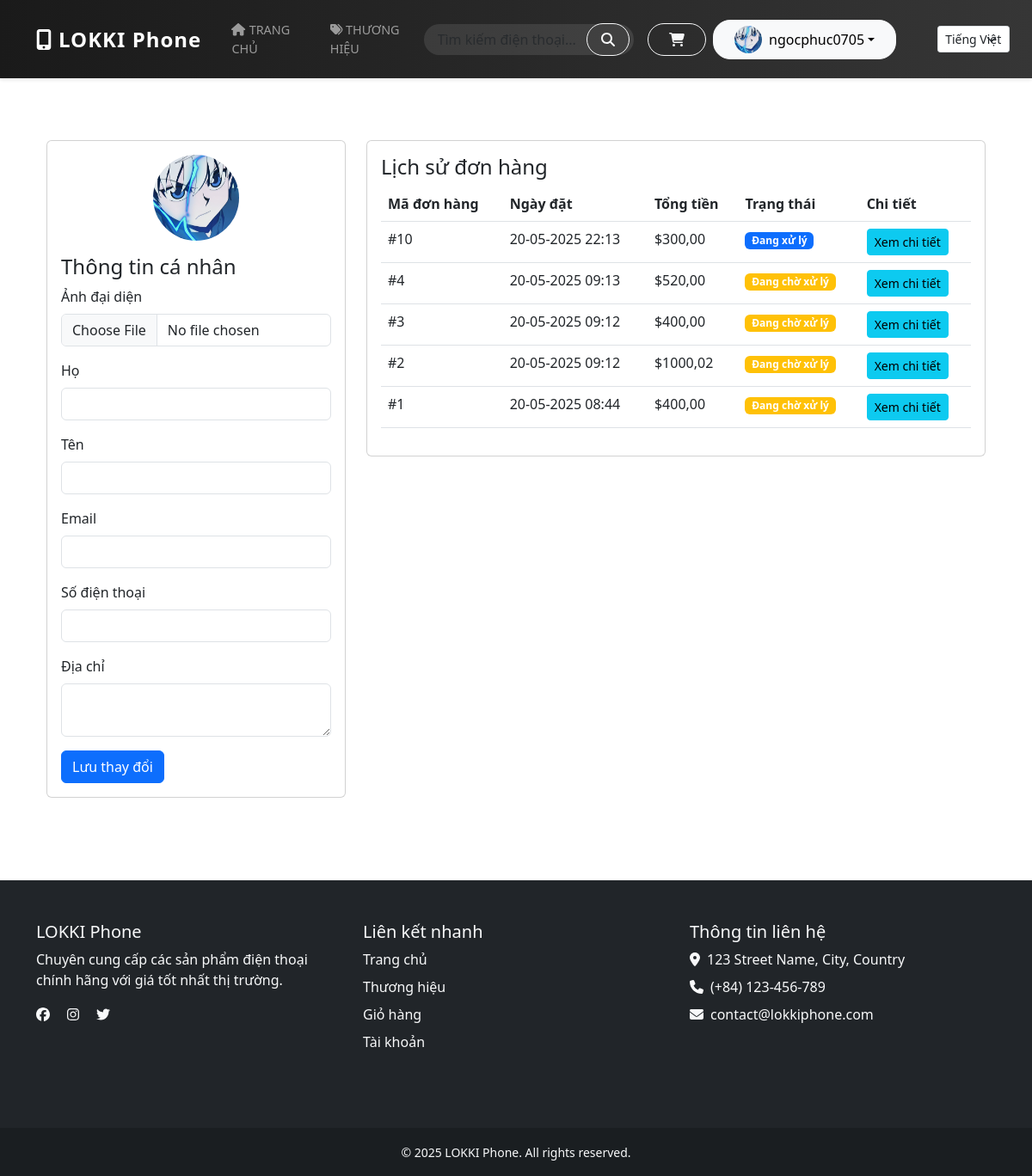
/vi/profile/ (signed in), run on the app's committed database.
### store/models.py (models this page shows, shortened)
class Profile(models.Model):
    user = models.OneToOneField(User, on_delete=models.CASCADE)
    phone_number = models.CharField(max_length=20, blank=True)
    address = models.TextField(blank=True)
    avatar = models.ImageField(upload_to='profiles/', blank=True, null=True)

class Order(models.Model):
    STATUS_CHOICES = [
        ('pending', _('Đang chờ xử lý')),
        ('processing', _('Đang xử lý')),
        ('shipped', _('Đang giao hàng')),
        ('completed', _('Đã giao hàng')),
        ('cancelled', _('Đã hủy')),
    ]
    PAYMENT_CHOICES = [
        ('cod', 'Thanh toán khi nhận hàng'),
        ('banking', 'Chuyển khoản ngân hàng'),
        ('momo', 'Ví MoMo'),
        ('vnpay', 'VNPay'),
    ]
    user = models.ForeignKey(User, on_delete=models.CASCADE)
    full_name = models.CharField(max_length=100)
    phone = models.CharField(max_length=15)
    address = models.TextField()
    order_note = models.TextField(blank=True, null=True)
    status = models.CharField(max_length=20, choices=STATUS_CHOICES, default='pending')
    payment_method = models.CharField(max_length=20, choices=PAYMENT_CHOICES)
    total = models.DecimalField(max_digits=10, decimal_places=2)
    created_at = models.DateTimeField(auto_now_add=True)
    class Meta:
        verbose_name = 'Đơn hàng'
        verbose_name_plural = 'Đơn hàng'
        ordering = ['-created_at']

### store/views.py (the view, shortened to what this page needs)
# urls.py: path('profile/', views.profile, name='profile'),
@login_required
def profile(request):
    user = request.user
    profile, created = Profile.objects.get_or_create(user=user)
    orders = Order.objects.filter(user=request.user).order_by('-created_at')
    return render(request, 'store/profile.html', {
        'orders': orders
    })

### store/templatetags/custom_filters.py (called while the page is built)
@register.filter(name='multiply')
def multiply(value, arg):
    try:
        return float(value) * float(arg)
    except (ValueError, TypeError):
        return ''

### store/templates/store/profile.html (shortened to what this page needs)
{% extends 'store/base.html' %}
{% load custom_filters %}
{% load static %}
{% load i18n %}
{% block content %}
<div class="container py-5">
    <div class="row">
        <div class="col-md-4">
            <div class="card">
                <div class="card-body">
                    <div class="text-center mb-3">
                        {% if user.profile.avatar %}
                            <img src="{{ user.profile.avatar.url }}" alt="Avatar" class="rounded-circle" style="width: 100px; height: 100px; object-fit: cover;">
                        {% else %}
                            <img src="{% static 'default-avatar.png' %}" alt="Avatar" class="rounded-circle" style="width: 100px; height: 100px; object-fit: cover;">
                        {% endif %}
                    </div>
                    <h4 class="card-title">{% trans "Thông tin cá nhân" %}</h4>
                    <form method="post" enctype="multipart/form-data">
                        <div class="mb-3">
                            <label class="form-label">{% trans "Ảnh đại diện" %}</label>
                            <input type="file" name="avatar" class="form-control">
                        </div>
                        <div class="mb-3">
                            <label class="form-label">{% trans "Họ" %}</label>
                            <input type="text" name="first_name" class="form-control" value="{{ user.first_name }}">
                        </div>
                        <div class="mb-3">
                            <label class="form-label">{% trans "Tên" %}</label>
                            <input type="text" name="last_name" class="form-control" value="{{ user.last_name }}">
                        </div>
                        <div class="mb-3">
                            <label class="form-label">{% trans "Email" %}</label>
                            <input type="email" class="form-control" value="{{ user.email }}" readonly>
                        </div>
                        <div class="mb-3">
                            <label class="form-label">{% trans "Số điện thoại" %}</label>
                            <input type="text" name="phone_number" class="form-control" value="{{ user.profile.phone_number }}">
                        </div>
                        <div class="mb-3">
                            <label class="form-label">{% trans "Địa chỉ" %}</label>
                            <textarea name="address" class="form-control">{{ user.profile.address }}</textarea>
                        </div>
                        <button type="submit" class="btn btn-primary">{% trans "Lưu thay đổi" %}</button>
                    </form>
                </div>
            </div>
        </div>
        <div class="col-md-8">
            <div class="card">
                <div class="card-body">
                    <h4 class="card-title">{% trans "Lịch sử đơn hàng" %}</h4>
                    {% if orders %}
                    <div class="table-responsive">
                        <table class="table">
                            <thead>
                                <tr>
                                    <th>{% trans "Mã đơn hàng" %}</th>
                                    <th>{% trans "Ngày đặt" %}</th>
                                    <th>{% trans "Tổng tiền" %}</th>
                                    <th>{% trans "Trạng thái" %}</th>
                                    <th>{% trans "Chi tiết" %}</th>
                                </tr>
                            </thead>
                            <tbody>
                                {% for order in orders %}
                                <tr>
                                    <td>#{{ order.id }}</td>
                                    <td>{{ order.created_at|date:"d-m-Y H:i" }}</td>
                                    <td>${{ order.total }}</td>
                                    <td>
                                        {% if order.status == 'pending' %}
                                            <span class="badge bg-warning">Đang chờ xử lý</span>
                                        {% elif order.status == 'processing' %}
                                            <span class="badge bg-primary">Đang xử lý</span>
                                        {% elif order.status == 'shipped' %}
                                            <span class="badge bg-info">Đang giao hàng</span>
                                        {% elif order.status == 'completed' %}
                                            <span class="badge bg-success">Đã giao hàng</span>
                                        {% elif order.status == 'cancelled' %}
                                            <span class="badge bg-danger">Đã hủy</span>
                                        {% endif %}
                                    </td>
                                    <td>
                                        <button type="button" class="btn btn-sm btn-info" data-bs-toggle="modal" data-bs-target="#orderModal{{ order.id }}">
                                            Xem chi tiết
                                        </button>
                                    </td>
                                </tr>
                                {% endfor %}
                            </tbody>
                        </table>
                    </div>
                    {% else %}
                    <p class="text-center">{% trans "Bạn chưa có đơn hàng nào" %}</p>
                    {% endif %}
                </div>
            </div>
        </div>
    </div>
</div>
{% endblock %}

### store/templates/store/base.html (shortened to what this page needs)
{% load static %}
<!DOCTYPE html>
<html lang="en">
<head>
    <link href="https://cdn.jsdelivr.net/npm/bootstrap@5.3.0/dist/css/bootstrap.min.css" rel="stylesheet">
    <link rel="stylesheet" href="https://cdnjs.cloudflare.com/ajax/libs/font-awesome/6.0.0/css/all.min.css">
</head>
<body>
    <div id="content">
        <nav class="navbar navbar-expand-lg navbar-dark bg-dark">
            <div class="container">
                <a class="navbar-brand" href="/">
                    <i class="fas fa-mobile-alt me-2"></i>LOKKI Phone
                </a>
                <div class="collapse navbar-collapse" id="navbarNav">
                    <ul class="navbar-nav me-auto mb-2 mb-lg-0">
                        <li class="nav-item">
                            <a class="nav-link {% if request.path == '/' %}active{% endif %}" href="{% url 'home' %}">
                                <i class="fas fa-home me-1"></i>Trang chủ
                            </a>
                        </li>
                        <li class="nav-item">
                            <a class="nav-link {% if 'brands' in request.path %}active{% endif %}" href="{% url 'brands' %}">
                                <i class="fas fa-tags me-1"></i>Thương hiệu
                            </a>
                        </li>
                    </ul>
                    <form class="search-form d-flex me-3" action="{% url 'search' %}" method="get">
                        <input class="form-control" type="search" name="q" placeholder="Tìm kiếm điện thoại..."
                               aria-label="Search">
                        <button class="btn btn-outline-light" type="submit">
                            <i class="fas fa-search"></i>
                        </button>
                    </form>
                    <div class="navbar-auth d-flex align-items-center">
                        {% if user.is_authenticated %}
                            <a href="{% url 'cart' %}" class="btn btn-outline-light me-2 cart-btn">
                                <i class="fas fa-shopping-cart"></i>
                            </a>
                            <div class="dropdown me-3">
                                <button class="btn btn-light dropdown-toggle d-flex align-items-center" type="button" id="userDropdown"
                                        data-bs-toggle="dropdown" aria-expanded="false">
                                    {% if user.profile.avatar %}
                                        <img src="{{ user.profile.avatar.url }}" alt="Avatar" class="rounded-circle me-2" style="width:32px; height:32px; object-fit:cover;">
                                    {% else %}
                                        <img src="{% static 'default-avatar.png' %}" alt="Avatar" class="rounded-circle me-2" style="width:32px; height:32px; object-fit:cover;">
                                    {% endif %}
                                    <span>{{ user.username }}</span>
                                </button>
                            </div>
                        {% endif %}
                        <form method="post" action="{% url 'set_language' %}" class="d-flex align-items-center ms-3">
                            <select name="language" onchange="this.form.submit()" class="form-select form-select-sm w-auto">
                                <option value="vi" {% if request.LANGUAGE_CODE == 'vi' %}selected{% endif %}>Tiếng Việt</option>
                            </select>
                        </form>
                    </div>
                </div>
            </div>
        </nav>
        <div class="container mt-4" id="content">
            {% block content %}{% endblock %}
        </div>
    </div>
    <footer class="bg-dark text-light mt-5">
        <div class="container py-5">
            <div class="row">
                <div class="col-md-4 mb-4">
                    <h5>LOKKI Phone</h5>
                    <p>Chuyên cung cấp các sản phẩm điện thoại chính hãng với giá tốt nhất thị trường.</p>
                    <div class="social-links">
                        <a href="#" class="text-light me-3"><i class="fab fa-facebook"></i></a>
                        <a href="#" class="text-light me-3"><i class="fab fa-instagram"></i></a>
                        <a href="#" class="text-light"><i class="fab fa-twitter"></i></a>
                    </div>
                </div>
                <div class="col-md-4 mb-4">
                    <h5>Liên kết nhanh</h5>
                    <ul class="list-unstyled">
                        <li><a href="{% url 'home' %}" class="text-light text-decoration-none">Trang chủ</a></li>
                        <li><a href="{% url 'brands' %}" class="text-light text-decoration-none">Thương hiệu</a></li>
                        <li><a href="{% url 'cart' %}" class="text-light text-decoration-none">Giỏ hàng</a></li>
                        {% if user.is_authenticated %}
                            <li><a href="{% url 'profile' %}" class="text-light text-decoration-none">Tài khoản</a></li>
                        {% else %}
                            <li><a href="{% url 'login' %}" class="text-light text-decoration-none">Đăng nhập</a></li>
                        {% endif %}
                    </ul>
                </div>
                <div class="col-md-4 mb-4">
                    <h5>Thông tin liên hệ</h5>
                    <ul class="list-unstyled">
                        <li><i class="fas fa-map-marker-alt me-2"></i>123 Street Name, City, Country</li>
                        <li><i class="fas fa-phone me-2"></i>(+84) 123-456-789</li>
                        <li><i class="fas fa-envelope me-2"></i>contact@lokkiphone.com</li>
                    </ul>
                </div>
            </div>
        </div>
        <div class="bg-darker py-3">
            <div class="container text-center">
                <small>&copy; {% now "Y" %} LOKKI Phone. All rights reserved.</small>
            </div>
        </div>
    </footer>
</body>
</html>

### store/templates/store/base.html (style rules this page uses)
body { min-height: 100vh; display: flex; flex-direction: column; }
#content { flex: 1 0 auto; }
footer { flex-shrink: 0; }
.bg-darker { background-color: rgba(0, 0, 0, 0.2); }
footer ul li { margin-bottom: 0.5rem; }
.navbar { padding: 1rem 0; box-shadow: 0 2px 4px rgba(0,0,0,.1); background: linear-gradient(to right, #1a1a1a, #363636) !important; }
.navbar-brand { font-size: 1.5rem; font-weight: 700; letter-spacing: 1px; }
.nav-link { font-weight: 500; text-transform: uppercase; font-size: 0.9rem; padding: 0.5rem 1rem !important; margin: 0 0.2rem; transition: all 0.3s ease; }
.search-form { position: relative; width: 300px; }
.search-form .form-control { border-radius: 20px; padding-left: 1rem; padding-right: 3rem; background-color: rgba(255,255,255,0.1); border: none; color: white; }
.search-form .btn { position: absolute; right: 5px; top: 50%; transform: translateY(-50%); border-radius: 20px; padding: 0.375rem 1rem; }
.navbar-auth .btn { border-radius: 20px; padding: 0.375rem 1.5rem; transition: all 0.3s ease; }
.cart-btn { position: relative; }
.form-select-sm { font-size: 0.875rem; padding: 0.25rem 0.5rem; border-radius: 0.2rem; }
.form-select-sm.w-auto { width: auto; }
.navbar-auth .form-select { margin-left: 1rem; }
.navbar-auth .dropdown { margin-right: 0; }

### data on the page
Order: id "10", created_at "20-05-2025 22:13", total "300,00", status "Đang xử lý"
Order: id "4", created_at "20-05-2025 09:13", total "520,00", status "Đang chờ xử lý"
Order: id "3", created_at "20-05-2025 09:12", total "400,00", status "Đang chờ xử lý"
Order: id "2", created_at "20-05-2025 09:12", total "1000,02", status "Đang chờ xử lý"
Order: id "1", created_at "20-05-2025 08:44", total "400,00", status "Đang chờ xử lý"

### other printed values
{{ user.username }} "ngocphuc0705"
